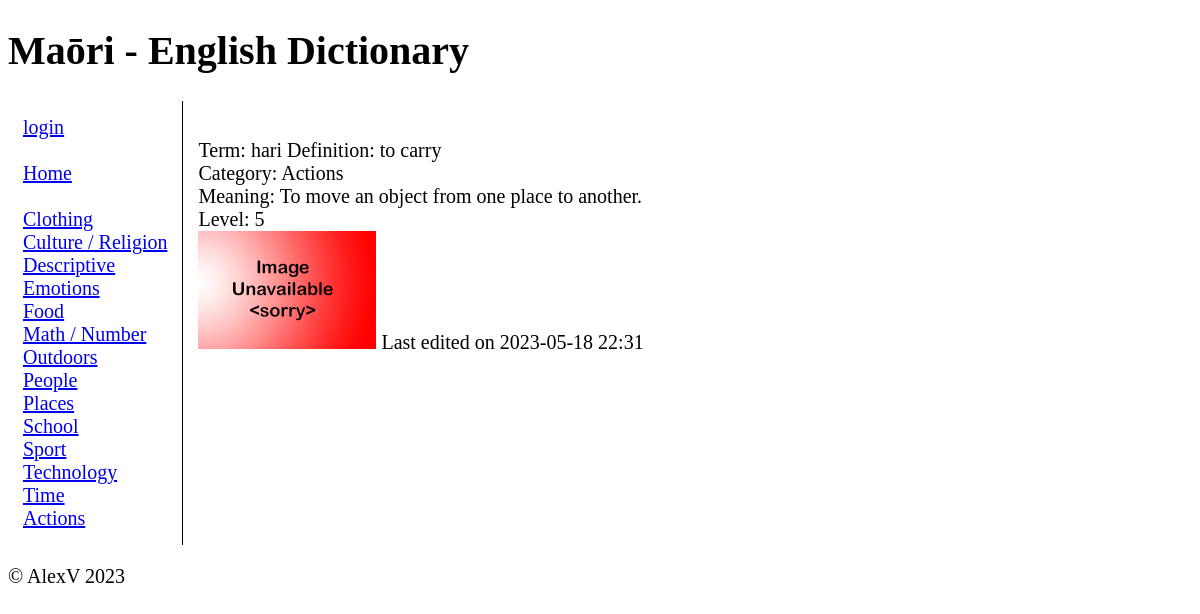
The app's page /term/3 with its own data.
### tables this page shows
CREATE TABLE "categories" (
	"id"	INTEGER,
	"category_name"	TEXT NOT NULL,
	PRIMARY KEY("id" AUTOINCREMENT)
);

CREATE TABLE "maori_dictionary" (
	"id"	INTEGER,
	"maori"	TEXT NOT NULL,
	"english"	INTEGER NOT NULL,
	"category_id"	INTEGER NOT NULL,
	"definition"	TEXT,
	"level"	INTEGER NOT NULL,
	"image"	TEXT,
	"last_edited"	TEXT NOT NULL,
	"edited_by"	INTEGER NOT NULL,
	PRIMARY KEY("id" AUTOINCREMENT),
	FOREIGN KEY("category_id") REFERENCES "categories"("id")
);

### app.py (the view)
@app.route("/term/<termid>")
def render_term(termid):
    user = get_user()
    categories, term_detailed = db_interact([["SELECT * FROM categories", False, "fetchall"],
                                             ["SELECT * FROM maori_dictionary WHERE id=?", (termid, ), "fetchone"]])
    term_category, editing_user  = db_interact([["SELECT category_name FROM categories WHERE id=?", (term_detailed[3], ),
                                                 "fetchone"], ["SELECT username FROM user WHERE id=?", (term_detailed[8], ), "fetchone"]])
    error = request.args.get("error")
    return render_template("term.html", categories=categories,  term_category=term_category, term_detailed=term_detailed
                           , user=user, error=error, editing_user=editing_user)

### app.py (called while the page is built)
def create_connection(sql):
    try:
        return sqlite3.connect(sql)
    except sqlite3.Error:
        print(sqlite3.Error)
    return (None)

def db_interact(data_requests):
    db = create_connection(DB)
    cur = db.cursor()
    results = []
    for data_request in data_requests:
        if data_request[1]:
            temp = cur.execute(data_request[0], data_request[1])
        else:
            temp = cur.execute(data_request[0])
        print(data_request)
        if data_request[2] == "fetchone":
            results.append(temp.fetchone())
        elif data_request[2] == "fetchall":
            results.append(temp.fetchall())
        elif data_request[2] == "commit":
            db.commit()
    db.close()
    return results

def get_user():
    if ("username" in session):
        display_name = session["username"]
        permission = session["permission"]
        if display_name is None:
            return False
        return [display_name, permission]
    return False

### templates/term.html (shortened to what this page needs)
{% extends 'base.html' %}
{% block heading %}Maōri - English Dictionary{% endblock %}
{% block main %}
<br>
{%if term_detailed%}
Term: {{term_detailed[1]}}
Definition: {{term_detailed[2]}}<br>
Category: {{term_category[0]}}<br>
Meaning: {{term_detailed[4]}}<br>
Level: {{term_detailed[5]}}<br>
{%if term_detailed[6]%}
<img src="/static/images/{{term_detailed[2]}}.{{term_detailed[6]}}">
{%else%}
<img src="/static/images/noimage.png">
{%endif%}
Last edited{%if user[1]%} by: {{editing_user[0]}} {%endif%} on {{term_detailed[7]}}
{%endif%}
{% endblock %}

### templates/base.html (shortened to what this page needs)
<!doctype html>
<html lang="en">
<head>
	<link href="/static/style.css" rel="stylesheet">
</head>
<body>
	<header>
		<h1>{% block heading %}{% endblock %}</h1>
	</header>
	<div class="container">
		<nav>
			{%if user%}
			 {{user[0]}}<br>
			<a href="/login">logout</a><br>
			{%else%}
			<a href="/login">login</a><br>
			{%endif%}<br>
            <a href="\">Home</a><br><br>
			{%for category in categories%}
			<a href="/cat/{{category[0]}}">{{category[1]}}</a>{%if user[1]%} - <a href="/edit/update/cat/{{category[0]}}">edit</a> <a href="/edit/delete/cat/{{category[0]}}">delete</a> {%endif%}
			<br>
			{%endfor%}
		</nav>
		<main>
            {% block main%}
			{% endblock main %}
        </main>
	</div>
	<footer>
		<p>
			&copy; AlexV 2023
		</p>
	</footer>
</body>
</html>

### static/style.css (style rules this page uses)
@media screen and (min-width:700px) { .container { display:flex; } }
.container>* { padding:15px; }
*:not(h1) { font-size: 20px; }
nav { border-right: 1px solid black; }

### records on screen
categories: category_name "Clothing"
categories: category_name "Culture / Religion"
categories: category_name "Descriptive"
categories: category_name "Emotions"
categories: category_name "Food"
categories: category_name "Math / Number"
categories: category_name "Outdoors"
categories: category_name "People"
categories: category_name "Places"
categories: category_name "School"
categories: category_name "Sport"
categories: category_name "Technology"
categories: category_name "Time"
categories: category_name "Actions"
maori_dictionary: maori "hari", english "to carry", definition "To move an object from one place to another.", level "5", last_edited "2023-05-18 22:31"
